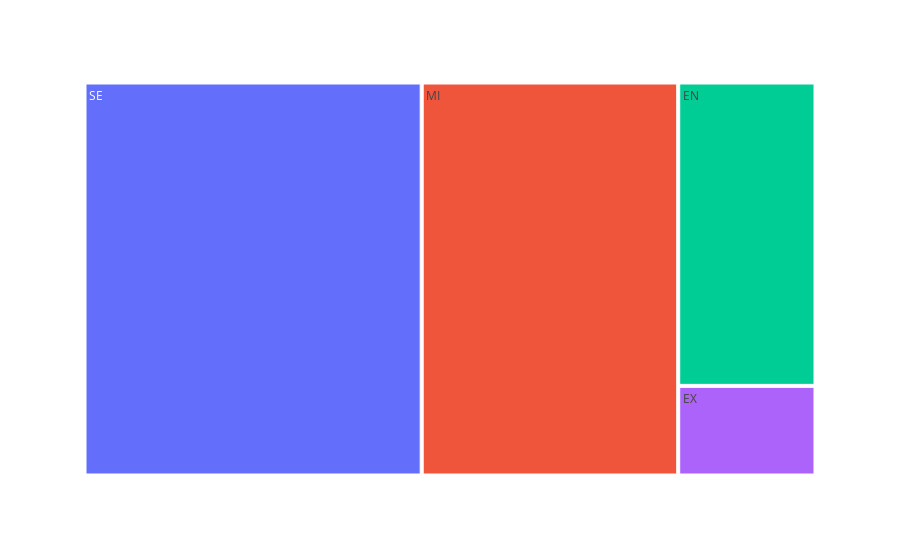

Notebook code for this chart:
### Markdown cell above
Experience level

### Code cell
px.treemap(df_salaries, path=['experience_level'])

### Figure 1 — Plotly figure (JSON) as saved in the notebook; plotly's stock layout.template omitted (floating-point values rounded to 4 significant figures)
{"data": [{"branchvalues": "total", "domain": {"x": [0.0, 1.0], "y": [0.0, 1.0]}, "hovertemplate": "labels=%{label}<br>count=%{value}<br>parent=%{parent}<br>id=%{id}<extra></extra>", "ids": ["EN", "EX", "MI", "SE"], "labels": ["EN", "EX", "MI", "SE"], "name": "", "parents": ["", "", "", ""], "values": [88, 26, 213, 280], "type": "treemap"}], "layout": {"legend": {"tracegroupgap": 0}, "margin": {"t": 60}}}
